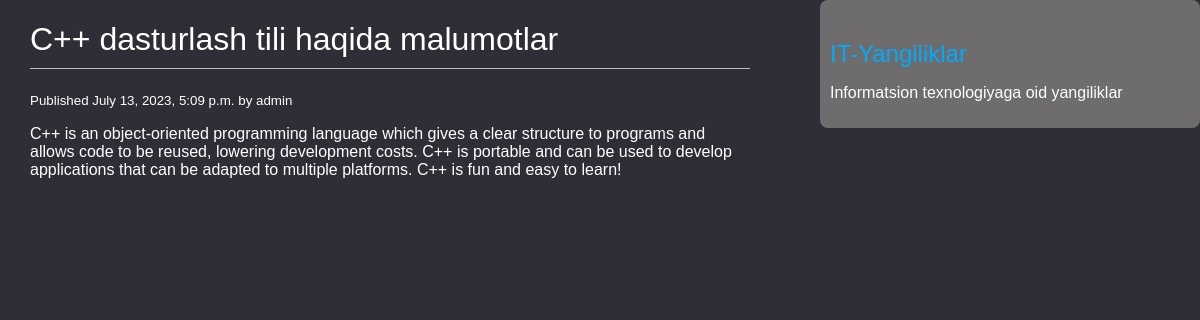
/2023/7/13/c-dasturlash-tili-haqida-malumotlar/, run on the app's committed database.
### blogapp/models.py (models this page shows, shortened)
class Post(models.Model):
    STATUS_CHOICES = (
        ('draft', 'Draft'),
        ('published', 'Published')
    )
    title = models.CharField(max_length=255)
    slug = models.SlugField(max_length=255, unique_for_date="publish")
    author = models.ForeignKey(User, on_delete=models.CASCADE, related_name="blog_posts")
    body = models.TextField()
    publish = models.DateTimeField(default=timezone.now)
    created = models.DateTimeField(auto_now_add=True)
    updated = models.DateTimeField(auto_now=True)
    status = models.CharField(max_length=10, choices=STATUS_CHOICES, default='draft')
    class Meta:
        ordering = ('-publish',)
    objects = models.Manager()
    published = PublishedManager()

### blogapp/views.py (the view)
# urls.py: path('<int:year>/<int:month>/<int:day>/<slug:slug>/', post_detail, name='post_detail'),
def post_detail(request, year, month, day, slug):
    post = get_object_or_404(Post, slug=slug, status="published", publish__year=year, publish__month=month, publish__day=day)
    return render(request, 'blog/post/detail.html', {'post': post})

### templates/blog/post/detail.html (shortened to what this page needs)
{% extends "blog/base.html" %}
{% block content %}
<h1>{{ post.title }}</h1>
<small class="date">
    Published {{ post.publish }} by {{ post.author }}
</small>
<p> {{ post.body|linebreaks }}</p>
{% endblock %}

### static/css/blog.css (style rules this page uses)
body { margin: 0; padding: 0; font-family: helvetica, sans-serif; background-color: #2e2e36; color: white; }
h1 { font-weight: normal; border-bottom: 1px solid #bbb; padding: 0 0 10px 0; }

### data on the page
Post: title "C++ dasturlash tili haqida malumotlar", publish "July 13, 2023, 5:09 p.m.", author "admin", body "C++ is an object-oriented programming language which gives a clear structure to programs and allows code to be reused, lowering development costs. C++ is portable and can be used to develop applications that can be adapted to multiple platforms. C++ is fun and easy to learn!"
